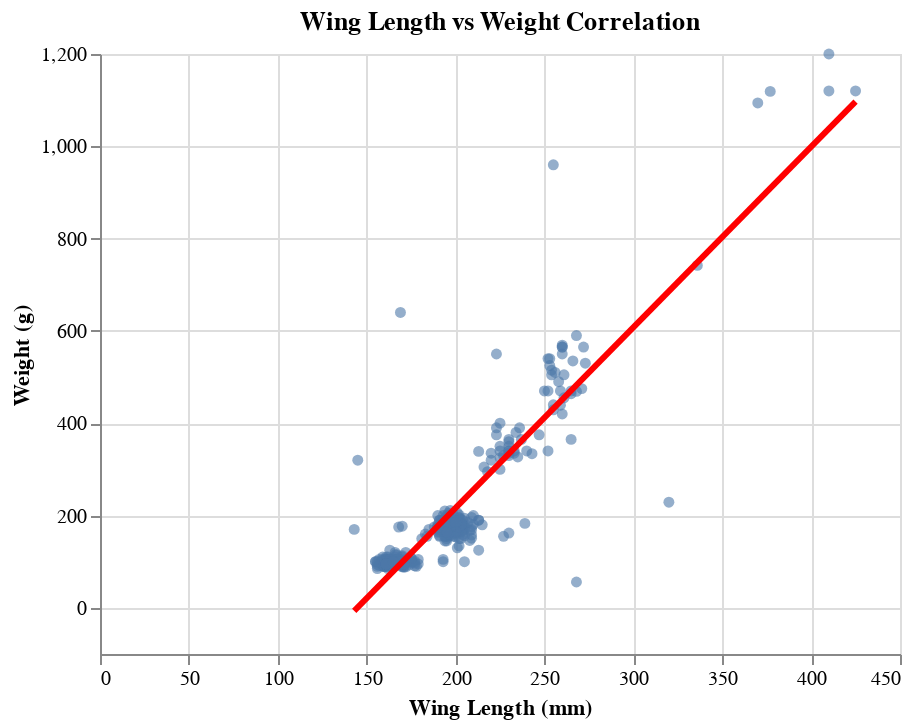

The cell this chart's notebook holds for it:
### Markdown cell above
---

<div style="background-color: #e8f4fd; border-left:6px solid #2196F3; padding:15px; margin:15px 0;">

<h2>VIZ TASK A: Scatter Plot with Trend Line</h2>

<p>Create a scatter plot exploring the relationship between hawk wing length and weight, with a regression trend line to assess correlation strength.</p>

<h4>Chart Specifications:</h4>
<ul>
  <li><b>Base Chart:</b> Scatter plot using <code>mark_circle()</code></li>
  <li><b>X channel:</b> <code>wing</code>, title = "Wing Length (mm)"</li>
  <li><b>Y channel:</b> <code>weight</code>, title = "Weight (g)"</li>
  <li><b>Size:</b> 30, <b>Opacity:</b> 0.6</li>
</ul>

<h4>Trend Line Specifications:</h4>
<ul>
  <li><b>Mark:</b> <code>mark_line()</code> with color='red', size=3</li>
  <li><b>Transform:</b> Use <code>transform_regression()</code> on 'wing' and 'weight'</li>
  <li><b>Same encoding:</b> X and Y channels as scatter plot</li>
</ul>

<h4>Final Chart Properties:</h4>
<ul>
  <li><b>Combine:</b> Layer scatter plot and trend line</li>
  <li><b>Dimensions:</b> Width = 400px, Height = 300px</li>
  <li><b>Title:</b> <i>"Wing Length vs Weight Correlation"</i></li>
</ul>

</div>

_Points:_ 20

### Code cell
# Create scatter plot
scatter = 

# Create trend line
trend_line = 

# Combine charts
wing_weight_correlation 
# Show plot
wing_weight_correlation

### Figure 1 — Vega-Lite specification as saved in the notebook (floating-point values rounded to 4 significant figures; data arrays with more than 128 entries replaced by an {"elided": "..."} marker saying what was removed)
{"config": {"view": {"continuousWidth": 300, "continuousHeight": 300}}, "layer": [{"mark": {"type": "circle", "opacity": 0.6, "size": 30}, "encoding": {"x": {"field": "wing", "title": "Wing Length (mm)", "type": "quantitative"}, "y": {"field": "weight", "title": "Weight (g)", "type": "quantitative"}}}, {"mark": {"type": "line", "color": "red", "size": 3}, "encoding": {"x": {"field": "wing", "type": "quantitative"}, "y": {"field": "weight", "type": "quantitative"}}, "transform": [{"on": "wing", "regression": "weight"}]}], "data": {"name": "data-f31828818ece1c30af44dd869ce3cc1d"}, "height": 300, "title": "Wing Length vs Weight Correlation", "width": 400, "$schema": "https://vega.github.io/schema/vega-lite/v5.20.1.json", "datasets": {"data-f31828818ece1c30af44dd869ce3cc1d": {"elided": "325 records"}}}
